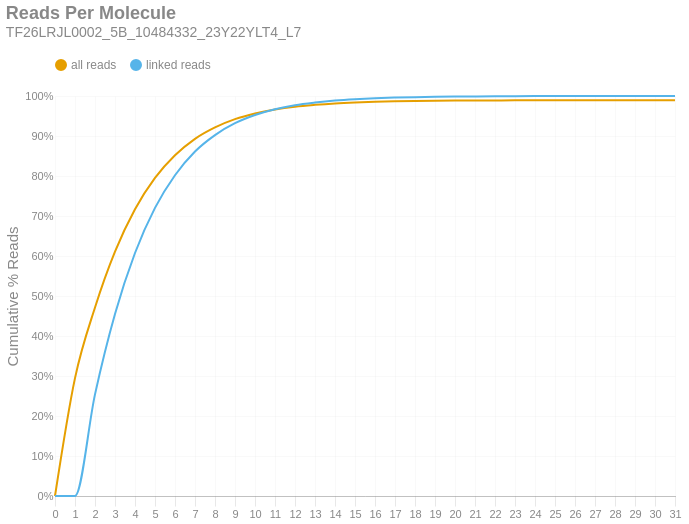

The notebook cell this image was saved under:
### Markdown cell above
### Reads per Molecule
This chart shows the cumulative distribution of the number of reads per linked molecule. That is, how many alignments are associated with a unique molecule. This excludes the number of reads associated with invalid or absent linked-read barcodes. The `linked` histogram is the percentages recalculated when disregarding singletons.

### Code cell
if SKIPLR:
    print_html(f"Skipped")
else:
    counts = np.bincount(valids['reads'].cast(pl.Int64).to_numpy())
    weighted = counts * np.arange(len(counts))
    all_perc = weighted / n_reads
    linked_perc = weighted / n_linked_reads
    linked_perc[1] = 0
    binned_df = pl.DataFrame({
        'readsper': list(range(len(counts))),
        'all reads (cumsum)': np.cumsum(all_perc).tolist(),
        'linked reads (cumsum)': np.cumsum(linked_perc).tolist(),
    })

    with SafeRender(binned_df):
        (
            density_plot(binned_df, 'Reads Per Molecule', samplename, 'readspmol')
            .encode(
                x=alt.X('readsper:O', title=None).axis(labelAngle=0).scale(padding=0),
                y=alt.Y('value:Q', title='Cumulative % Reads').axis(format='%').stack(False),
                color=alt.Color("key:N").scale(domain=["all reads", "linked reads"]),
                tooltip=[
                    alt.Tooltip("key:N", title="Data Type"),
                    alt.Tooltip("readsper:O", title="Reads Per Molecule"),
                    alt.Tooltip("value:Q", format=".2%", title="% Reads (Cum.)")
                ]            
            )
        ).display()

### Figure 1 — Vega-Lite specification as saved in the notebook (floating-point values rounded to 4 significant figures)
{"width": "container", "height": 400, "config": {"title": {"anchor": "start", "dy": -15, "fontSize": 18, "color": "#888888", "subtitleColor": "#888888", "subtitleFontSize": 14}, "arc": {"fill": "#0072B2"}, "axis": {"domainColor": "#888888", "domainWidth": 0.5, "gridWidth": 0.2, "grid": false, "titleFontWeight": 400, "titleFontSize": 15, "labelFontSize": 11, "labelColor": "#888888", "tickColor": "#888888", "tickWidth": 0.2, "titleColor": "#888888"}, "axisBand": {"grid": false}, "axisX": {"grid": true, "tickSize": 10, "domainCap": "round"}, "axisY": {"domain": false, "grid": true, "tickSize": 0, "domainCap": "round"}, "background": "transparent", "header": {"labelFontSize": 15, "labelColor": "#888888", "titleFontSize": 15, "titleFontWeight": 600, "titleColor": "#888888"}, "legend": {"labelFont": "sans-serif", "labelFontSize": 12, "labelColor": "#888888", "symbolSize": 100, "symbolType": "circle", "titleFontSize": 12, "titlePadding": 10, "titleColor": "#888888", "title": null, "orient": "top"}, "range": {"category": ["#E69F00", "#56B4E9", "#009E73", "#F0E442", "#0072B2", "#D55E00", "#CC79A7", "#000000"], "diverging": ["#cfe8f3", "#a2d4ec", "#73bfe2", "#46abdb", "#1696d2", "#12719e"]}, "area": {"fill": "#0072B2", "fillOpacity": 0.7, "line": true, "strokeOpacity": 0.7}, "line": {"color": "#0072B2", "stroke": "#0072B2", "strokeWidth": 2}, "trail": {"color": "#0072B2", "stroke": "#0072B2", "strokeWidth": 0, "size": 1}, "point": {"filled": true, "fillOpacity": 1.0, "size": 95}, "text": {"color": "#888888", "fontSize": 11, "align": "right", "fontWeight": 400, "size": 11}, "bar": {"fill": "#0072B2", "stroke": null}, "view": {"stroke": null, "continuousWidth": 660, "continuousHeight": 400}}, "data": {"name": "data-81df5a943dee0085b752c00163944e78"}, "mark": {"type": "line", "interpolate": "monotone", "point": {"opacity": 0, "size": 275}}, "encoding": {"color": {"field": "key", "scale": {"domain": ["all reads", "linked reads"]}, "type": "nominal"}, "tooltip": [{"field": "key", "title": "Data Type", "type": "nominal"}, {"field": "readsper", "title": "Reads Per Molecule", "type": "ordinal"}, {"field": "value", "format": ".2%", "title": "% Reads (Cum.)", "type": "quantitative"}], "x": {"axis": {"labelAngle": 0}, "field": "readsper", "scale": {"padding": 0}, "title": null, "type": "ordinal"}, "y": {"axis": {"format": "%"}, "field": "value", "stack": false, "title": "Cumulative % Reads", "type": "quantitative"}}, "params": [{"name": "param_c36ac31b6afebe62", "select": {"type": "point", "fields": ["key"]}, "bind": "legend"}], "title": {"text": "Reads Per Molecule", "subtitle": "TF26LRJL0002_5B_10484332_23Y22YLT4_L7"}, "transform": [{"fold": ["all reads (cumsum)", "linked reads (cumsum)"]}, {"calculate": "replace(datum.key, ' (cumsum)', '')", "as": "key"}, {"filter": {"param": "param_c36ac31b6afebe62"}}], "usermeta": {"embedOptions": {"downloadFileName": "TF26LRJL0002_5B_10484332_23Y22YLT4_L7.readspmol"}}, "$schema": "https://vega.github.io/schema/vega-lite/v6.4.1.json", "datasets": {"data-81df5a943dee0085b752c00163944e78": [{"readsper": 0, "all reads (cumsum)": 0.0, "linked reads (cumsum)": 0.0}, {"readsper": 1, "all reads (cumsum)": 0.2948, "linked reads (cumsum)": 0.0}, {"readsper": 2, "all reads (cumsum)": 0.4712, "linked reads (cumsum)": 0.254}, {"readsper": 3, "all reads (cumsum)": 0.6108, "linked reads (cumsum)": 0.455}, {"readsper": 4, "all reads (cumsum)": 0.7167, "linked reads (cumsum)": 0.6075}, {"readsper": 5, "all reads (cumsum)": 0.7951, "linked reads (cumsum)": 0.7203}, {"readsper": 6, "all reads (cumsum)": 0.8518, "linked reads (cumsum)": 0.8019}, {"readsper": 7, "all reads (cumsum)": 0.893, "linked reads (cumsum)": 0.8612}, {"readsper": 8, "all reads (cumsum)": 0.9215, "linked reads (cumsum)": 0.9023}, {"readsper": 9, "all reads (cumsum)": 0.9421, "linked reads (cumsum)": 0.9319}, {"readsper": 10, "all reads (cumsum)": 0.9564, "linked reads (cumsum)": 0.9525}, {"readsper": 11, "all reads (cumsum)": 0.9665, "linked reads (cumsum)": 0.967}, {"readsper": 12, "all reads (cumsum)": 0.9734, "linked reads (cumsum)": 0.977}, {"readsper": 13, "all reads (cumsum)": 0.978, "linked reads (cumsum)": 0.9836}, {"readsper": 14, "all reads (cumsum)": 0.9815, "linked reads (cumsum)": 0.9886}, {"readsper": 15, "all reads (cumsum)": 0.9838, "linked reads (cumsum)": 0.992}, {"readsper": 16, "all reads (cumsum)": 0.9855, "linked reads (cumsum)": 0.9945}, {"readsper": 17, "all reads (cumsum)": 0.9866, "linked reads (cumsum)": 0.996}, {"readsper": 18, "all reads (cumsum)": 0.9874, "linked reads (cumsum)": 0.9972}, {"readsper": 19, "all reads (cumsum)": 0.988, "linked reads (cumsum)": 0.998}, {"readsper": 20, "all reads (cumsum)": 0.9885, "linked reads (cumsum)": 0.9987}, {"readsper": 21, "all reads (cumsum)": 0.9887, "linked reads (cumsum)": 0.999}, {"readsper": 22, "all reads (cumsum)": 0.9889, "linked reads (cumsum)": 0.9993}, {"readsper": 23, "all reads (cumsum)": 0.9891, "linked reads (cumsum)": 0.9996}, {"readsper": 24, "all reads (cumsum)": 0.9892, "linked reads (cumsum)": 0.9997}, {"readsper": 25, "all reads (cumsum)": 0.9892, "linked reads (cumsum)": 0.9998}, {"readsper": 26, "all reads (cumsum)": 0.9893, "linked reads (cumsum)": 0.9999}, {"readsper": 27, "all reads (cumsum)": 0.9893, "linked reads (cumsum)": 0.9999}, {"readsper": 28, "all reads (cumsum)": 0.9893, "linked reads (cumsum)": 0.9999}, {"readsper": 29, "all reads (cumsum)": 0.9894, "linked reads (cumsum)": 1.0}, {"readsper": 30, "all reads (cumsum)": 0.9894, "linked reads (cumsum)": 1.0}, {"readsper": 31, "all reads (cumsum)": 0.9894, "linked reads (cumsum)": 1.0}]}}
